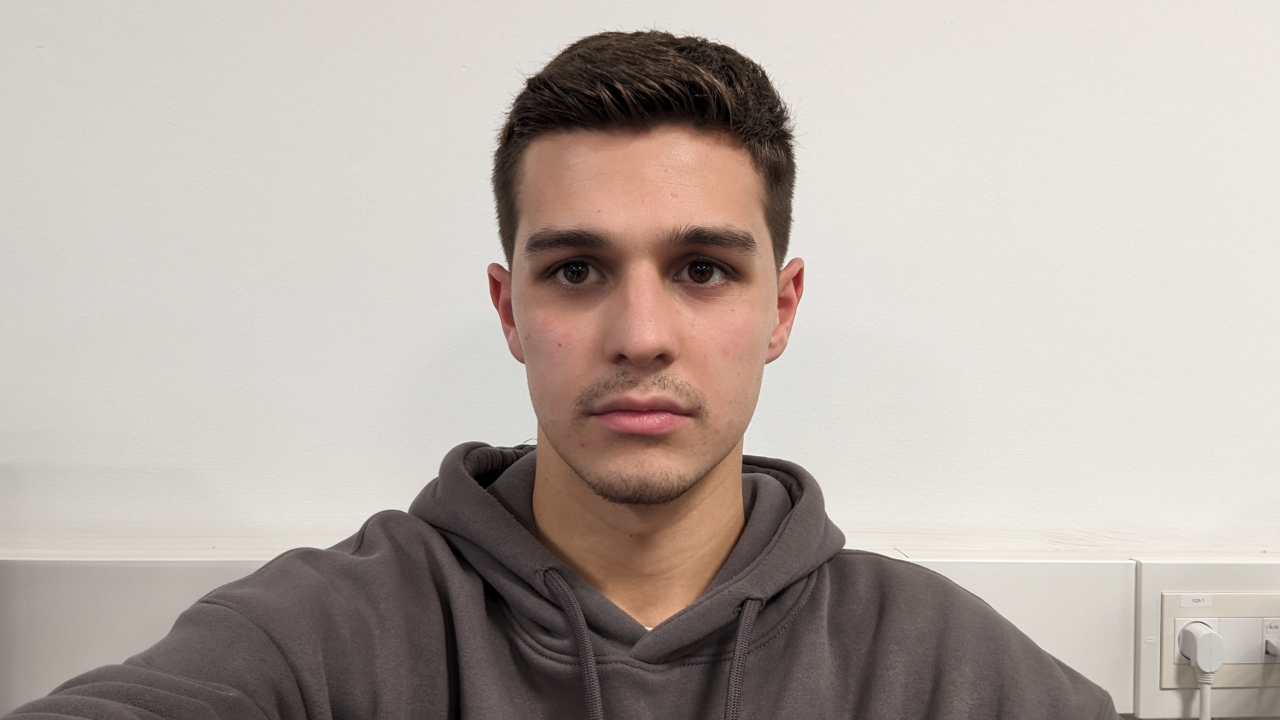
#> input picture data/Alex.jpg, 3840 x 2160 px, given in place of videoChorra.mp4, which was not available (shown at 1/3 size)
$ python detect_totated_faces.py
#> lines starting #> are read from the running program, lines starting #| are printed output that depends on the picture; after the words box and inside, x2 and y2 are one past the last pixel; in counts of white or black regions, pixels touching at a corner belong together; pictures that were not available may be replaced by others from this repository, and a replacement may not be noted
import cv2
import imutils
from math import sin, cos, radians

def rotate_image(image, angle):
    if angle == 0: return image
    height, width = image.shape[:2]
    rot_mat = cv2.getRotationMatrix2D((width/2, height/2), angle, 0.9)
    result = cv2.warpAffine(image, rot_mat, (width, height), flags=cv2.INTER_LINEAR)
    return result

def rotate_point(pos, img, angle):
    if angle == 0: return pos
    x = pos[0] - img.shape[1]*0.4
    y = pos[1] - img.shape[0]*0.4
    newx = x*cos(radians(angle)) + y*sin(radians(angle)) + img.shape[1]*0.4
    newy = -x*sin(radians(angle)) + y*cos(radians(angle)) + img.shape[0]*0.4
    return int(newx), int(newy), pos[2], pos[3]


cap = cv2.VideoCapture('./videoChorra.mp4')

# faceClassif = cv2.CascadeClassifier(cv2.data.haarcascades+'haarcascade_frontalface_default.xml')
# faceClassif_alt = cv2.CascadeClassifier(cv2.data.haarcascades+'haarcascade_frontalface_alt.xml')
faceClassif_alt2 = cv2.CascadeClassifier(cv2.data.haarcascades+'haarcascade_frontalface_alt2.xml')


while True:

    ret, frame = cap.read()
#> frame is the input picture: shape (2160, 3840, 3); mean B, G, R 168.2, 174.7, 184.2

    frame =  imutils.resize(frame, width=640)
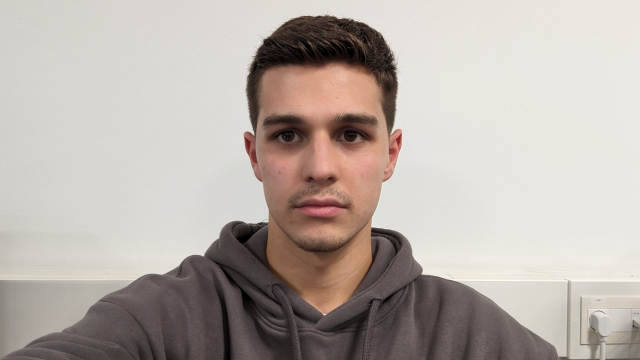
#> frame: shape (360, 640, 3); mean B, G, R 168.2, 174.7, 184.2
    gray = cv2.cvtColor(frame, cv2.COLOR_BGR2GRAY)
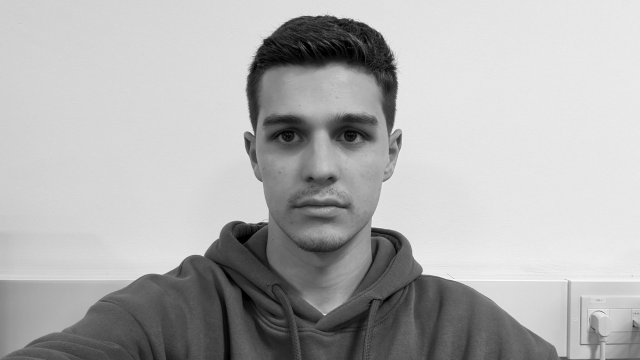
#> gray: shape (360, 640); min 0, max 252, mean 176.7
    auxFrame = frame.copy()

    for angle in [0, -25, 25]:

        rimg = rotate_image(frame, angle=angle)

        # faces = faceClassif.detectMultiScale(gray,1.3,5)
        # faces = faceClassif_alt.detectMultiScale(gray,1.3,5)
        # faces = faceClassif_alt2.detectMultiScale(gray,1.3,5)
        detected_faces = faceClassif_alt2.detectMultiScale(rimg)

        if len(detected_faces):
            detected_faces = [rotate_point(detected_faces[-1], frame, angle=-angle)]
            break
#> this loop made 1 pass
#> detected_faces on pass 1: [[232, 67, 177, 177]]

    if ret == False: break
    frame =  imutils.resize(frame, width=640)
    gray = cv2.cvtColor(frame, cv2.COLOR_BGR2GRAY)
    auxFrame = frame.copy()


    for (x,y,w,h) in detected_faces:

        cv2.rectangle(frame, (x,y), (x+w,y+h), (0,255,0), 2)
        rostro = auxFrame[y:y+h,x:x+w]
        rostro = cv2.resize(rostro,(150,150),interpolation=cv2.INTER_CUBIC)
#> this loop made 1 pass
#> pass 1, `rostro = auxFrame[y:y+h,x:x+w]`:
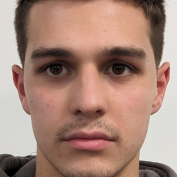
#> rostro: shape (177, 177, 3); mean B, G, R 121.4, 134.9, 168.2
#> pass 1, `rostro = cv2.resize(rostro,(150,150),interpolation=cv2.INTER_CUBIC)`:
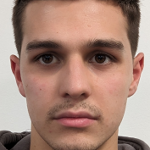
#> rostro: shape (150, 150, 3); mean B, G, R 121.5, 134.9, 168.2
#> after the loop:
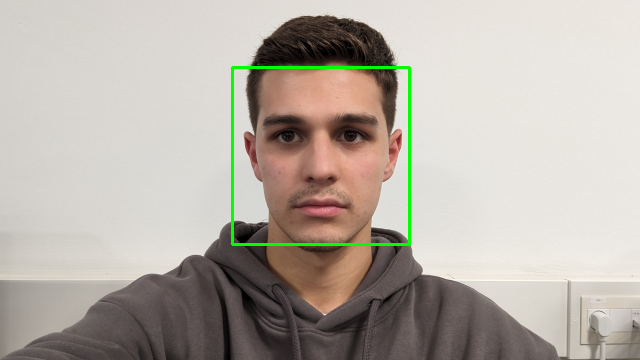
#> frame: shape (360, 640, 3); 0.92% of pixels changed, all inside (x1, y1, x2, y2) = (231, 66, 411, 246)

    cv2.imshow('frame', frame)

    if cv2.waitKey(1) != -1: break
#> (key Esc is pressed here)

cap.release()
cv2.destroyAllWindows()

$ run again, on data/Endika.jpg
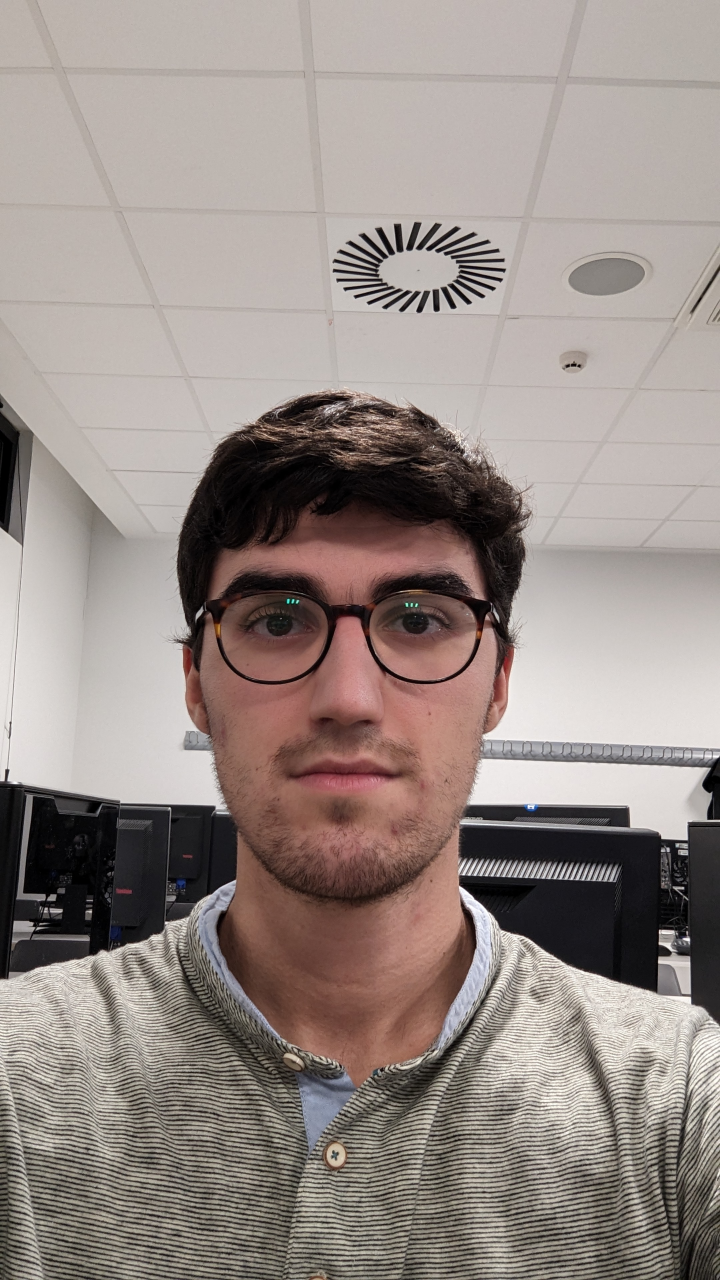
#> input picture data/Endika.jpg, 2160 x 3840 px, given in place of videoChorra.mp4, which was not available (shown at 1/3 size)
#> frame is the input picture: shape (3840, 2160, 3); mean B, G, R 134.1, 139.2, 150.4
#> `gray = cv2.cvtColor(frame, cv2.COLOR_BGR2GRAY)`:
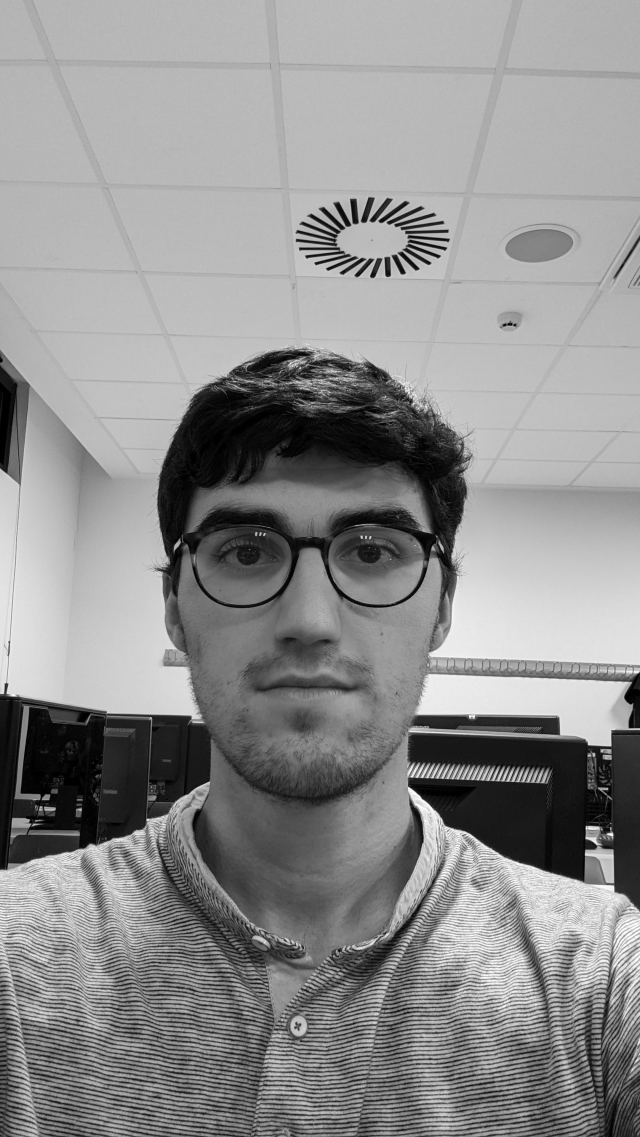
#> gray: shape (1137, 640); min 0, max 254, mean 141.9
#> the loop `for angle in [0, -25, 25]: ` made 1 pass
#> detected_faces on pass 1: [[143, 427, 330, 330]]
#> the loop `for (x,y,w,h) in detected_faces: ` made 1 pass
#> after the loop `for (x,y,w,h) in detected_faces:`:
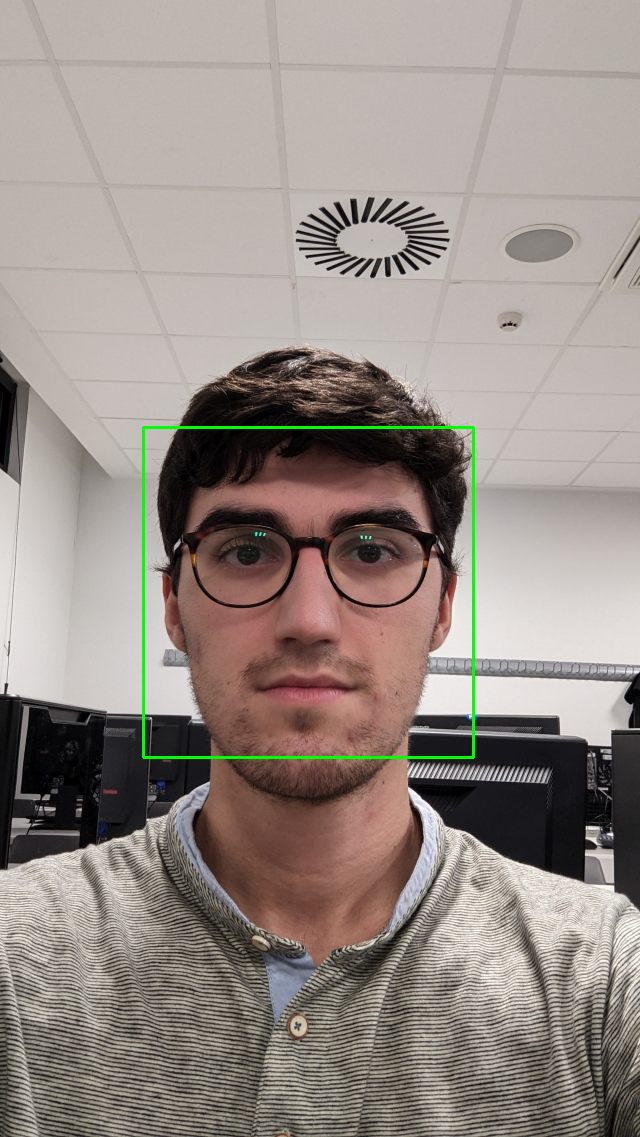
#> frame: shape (1137, 640, 3); mean B, G, R 133.5, 139.9, 149.7
